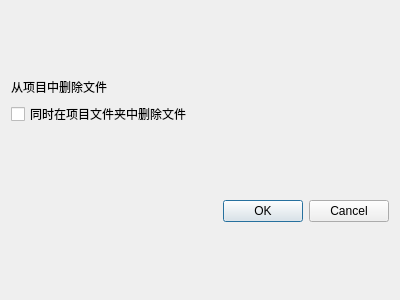
<?xml version="1.0" encoding="UTF-8"?>
<ui version="4.0">
 <class>RemoveProDialog</class>
 <widget class="QDialog" name="RemoveProDialog">
  <property name="geometry">
   <rect>
    <x>0</x>
    <y>0</y>
    <width>400</width>
    <height>300</height>
   </rect>
  </property>
  <property name="windowTitle">
   <string>Dialog</string>
  </property>
  <layout class="QVBoxLayout" name="verticalLayout">
   <item>
    <spacer name="verticalSpacer">
     <property name="orientation">
      <enum>Qt::Orientation::Vertical</enum>
     </property>
     <property name="sizeHint" stdset="0">
      <size>
       <width>20</width>
       <height>40</height>
      </size>
     </property>
    </spacer>
   </item>
   <item>
    <widget class="QLabel" name="label">
     <property name="text">
      <string>从项目中删除文件</string>
     </property>
    </widget>
   </item>
   <item>
    <widget class="QCheckBox" name="checkBox">
     <property name="text">
      <string>同时在项目文件夹中删除文件</string>
     </property>
    </widget>
   </item>
   <item>
    <spacer name="verticalSpacer_2">
     <property name="orientation">
      <enum>Qt::Orientation::Vertical</enum>
     </property>
     <property name="sizeHint" stdset="0">
      <size>
       <width>20</width>
       <height>40</height>
      </size>
     </property>
    </spacer>
   </item>
   <item>
    <widget class="QDialogButtonBox" name="buttonBox">
     <property name="orientation">
      <enum>Qt::Orientation::Horizontal</enum>
     </property>
     <property name="standardButtons">
      <set>QDialogButtonBox::StandardButton::Cancel|QDialogButtonBox::StandardButton::Ok</set>
     </property>
    </widget>
   </item>
   <item>
    <spacer name="verticalSpacer_3">
     <property name="orientation">
      <enum>Qt::Orientation::Vertical</enum>
     </property>
     <property name="sizeHint" stdset="0">
      <size>
       <width>20</width>
       <height>40</height>
      </size>
     </property>
    </spacer>
   </item>
  </layout>
 </widget>
 <resources/>
 <connections>
  <connection>
   <sender>buttonBox</sender>
   <signal>accepted()</signal>
   <receiver>RemoveProDialog</receiver>
   <slot>accept()</slot>
   <hints>
    <hint type="sourcelabel">
     <x>248</x>
     <y>254</y>
    </hint>
    <hint type="destinationlabel">
     <x>157</x>
     <y>274</y>
    </hint>
   </hints>
  </connection>
  <connection>
   <sender>buttonBox</sender>
   <signal>rejected()</signal>
   <receiver>RemoveProDialog</receiver>
   <slot>reject()</slot>
   <hints>
    <hint type="sourcelabel">
     <x>316</x>
     <y>260</y>
    </hint>
    <hint type="destinationlabel">
     <x>286</x>
     <y>274</y>
    </hint>
   </hints>
  </connection>
 </connections>
</ui>
